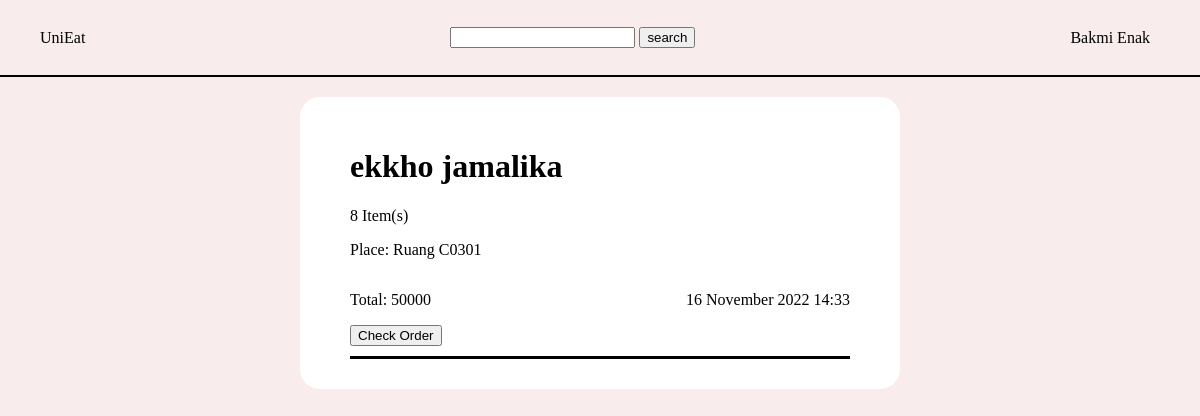
The app's page /unieat_practice_codes/Tenant.php (signed in) with its own data.
### tables this page shows
CREATE TABLE `orderheader` (
  `OrderID` int(11) NOT NULL,
  `ShopID` int(11) NOT NULL,
  `CustomerID` int(11) NOT NULL,
  `Alamat` varchar(255) NOT NULL,
  `OrderDate` datetime NOT NULL,
  `OrderStatus` int(11) NOT NULL,
  `RatingScore` double NOT NULL,
  `RatingComment` varchar(255) NOT NULL
);

CREATE TABLE `user` (
  `UserID` int(11) NOT NULL,
  `UserEmail` varchar(50) NOT NULL,
  `UserUsername` varchar(50) NOT NULL,
  `UserPassword` varchar(255) NOT NULL,
  `UserPhone` varchar(25) NOT NULL,
  `RoleID` int(11) NOT NULL
);

### unieat_practice_codes/Tenant.php (the view, shortened to what this page needs)
<?php
    require_once 'connect.php';
?>
<!DOCTYPE html>
<html lang="en">
<head>
</head>
<body>
    <header>
        <div id="logo">UniEat</div>
        <form id="searchbar" method="post">
            <input type="text" id="searchbar" name='searchbar'>
            <input type="submit" name="search" value="search"></input>
        </form>
        <div id="profile">
            <?php
            echo $_SESSION['yourshop']['ShopName'];
            ?>
        </div>
    </header>
    <div id="content">
        <?php
        $query="SELECT * FROM shop s JOIN orderheader oh ON s.ShopID=oh.ShopID JOIN user u ON oh.CustomerID=u.UserID WHERE s.ShopID LIKE '".$_SESSION['yourshop']['ShopID']."' AND oh.OrderStatus=1 ";
        $query=mysqli_query($conn, $query);
        echo '<div id="orderlist">';
        if(mysqli_num_rows($query)!=0){
            while ($d=$query->fetch_assoc()){
                $ordernum=mysqli_query($conn, "SELECT SUM(Quantity) as qty FROM orderdetail od JOIN orderheader oh ON od.OrderID=oh.OrderID WHERE od.OrderID LIKE '".$d['OrderID']."'")->fetch_assoc()['qty'];
                $total=mysqli_query($conn, "SELECT SUM(Quantity*ItemPrice) as total FROM orderdetail od JOIN item i ON od.ItemID=i.ItemID WHERE od.OrderID LIKE '".$d['OrderID']."'")->fetch_assoc()['total'];
                $datetime=mysqli_query($conn, "SELECT DATE_FORMAT(OrderDate, '%d %M %Y %H:%i') AS Dates FROM orderheader WHERE OrderID LIKE '".$d['OrderID']."'")->fetch_assoc()['Dates'];
                echo '<div id="orderlistcontainer">';
                echo '<h1>'.$d['UserUsername'].'</h1>';
                echo '<p>'.$ordernum.' Item(s)</p>';
                echo '<p>Place: '.$d['Alamat'].'</p>';
                echo '<div id="totalndate">';
                echo '<p>Total: '.$total.'</p>';
                echo '<p>'.$datetime.'</p>';
                echo '</div>';
                echo '<form method="GET">';
                echo '<button name="checkbtn" value="'.$d['OrderID'].'">';
                echo 'Check Order</button>';
                echo '</form>';
                echo '</div>';
            }
        }else{
            if(isset($_POST['search'])){
                echo '<h2>There is no person with that name ordering</h2>';
            }else{
                echo '<h2>There is no orders left</h2>';
            }
        }
        echo '</div>';
        ?>
    </div>
</body>
<link rel="stylesheet" href="style.css">
</html>

### unieat_practice_codes/style.css (style rules this page uses)
body { padding: 0; margin: 0; background-color: #f8ecec; }
header { display: flex; align-items: center; height: 75px; justify-content: space-between; padding: 0px 40px; border-bottom: 2px solid; }
#profile { position: relative; padding: 0 10px; }
#content { padding-top: 20px; display: flex; justify-content: center; flex-direction: column; align-items: center; }
#orderlist, #orderdetail { background-color: white; width: 500px; padding: 30px 50px; border-radius: 20px; overflow: hidden; }
#totalndate { display: flex; justify-content: space-between; }
#orderlistcontainer { padding-bottom: 10px; border-bottom: 3px solid; }

### records on screen
orderheader: CustomerID.UserUsername "ekkho jamalika", ordernum "8", Alamat "Ruang C0301", total "50000", datetime "16 November 2022 14:33", $d['OrderID'] 12 (drawn)

### other values on screen
$_SESSION['yourshop']['ShopName'] "Bakmi Enak"
